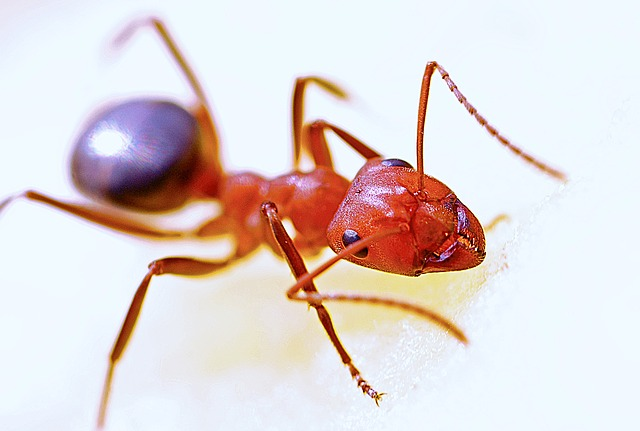
#> input picture opencv/ant.jpg, 640 x 431 px
$ jupyter execute threshold_selection.ipynb
#> lines starting #> are read from the running program, lines starting #| are printed output that depends on the picture; after the words box and inside, x2 and y2 are one past the last pixel; in counts of white or black regions, pixels touching at a corner belong together
[cell 1]
import cv2
import matplotlib.pyplot as plt

[cell 2]
img = cv2.imread('ant.jpg')
#> img is the input picture: shape (431, 640, 3); mean B, G, R 212.9, 213.6, 225.1
gray = cv2.cvtColor(img,cv2.COLOR_BGR2GRAY)
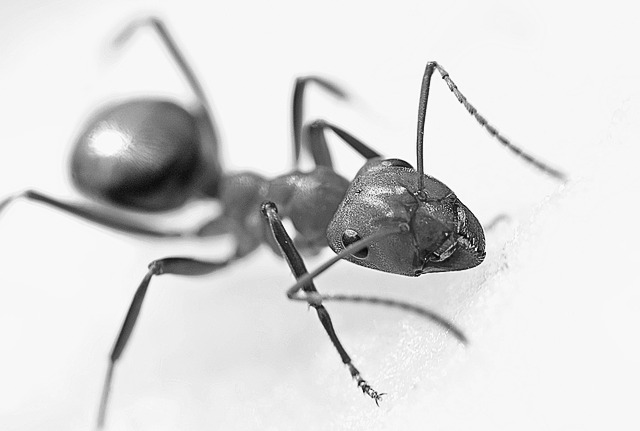
#> gray: shape (431, 640); min 5, max 255, mean 217

thresholds = [50,100,150,200,250]
plt.subplot(231)
plt.title('Original')
plt.imshow(gray,cmap='gray')

for i in range(len(thresholds)):
    _ , result = cv2.threshold(gray,thresholds[i],255,cv2.THRESH_BINARY)
    plt.subplot(232+i)
    plt.title(f'threshold {thresholds[i]}')
    plt.imshow(result,cmap='gray')
#> this loop made 5 passes
#> pass 1, `_ , result = cv2.threshold(gray,thresholds[i],255,cv2.THRESH_BINARY)`:
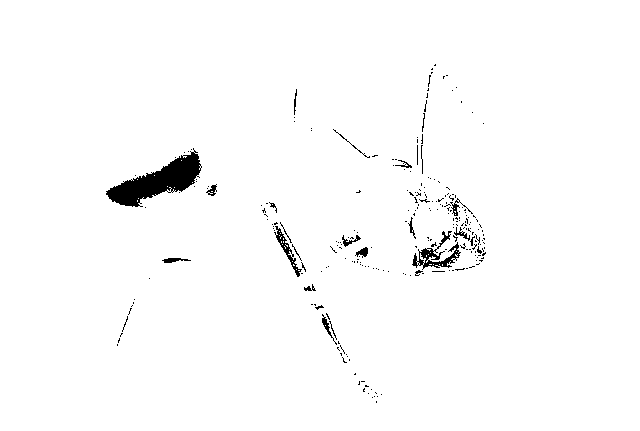
#> result: shape (431, 640); 98.2% white; 252 black regions (228 under 20 px), largest, box (x1, y1, x2, y2) and area: (106, 148, 202, 207) 2309, (412, 231, 461, 270) 563, (274, 226, 302, 277) 268
#> pass 2, `_ , result = cv2.threshold(gray,thresholds[i],255,cv2.THRESH_BINARY)`:
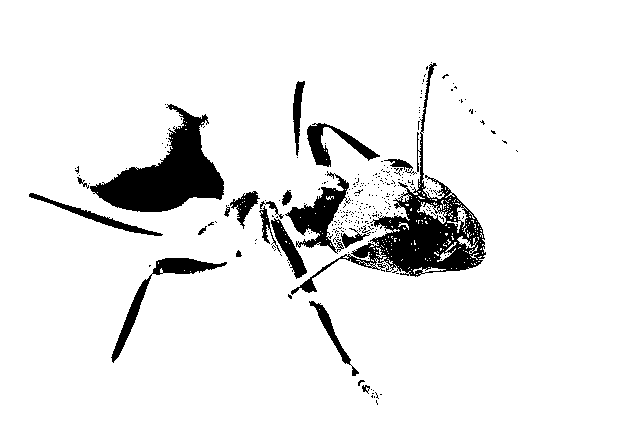
#> result: shape (431, 640); 91.9% white; 288 black regions (268 under 20 px), largest, box (x1, y1, x2, y2) and area: (291, 63, 486, 295) 7012, (90, 104, 224, 212) 6209, (285, 171, 351, 254) 1911
#> pass 3, `_ , result = cv2.threshold(gray,thresholds[i],255,cv2.THRESH_BINARY)`:
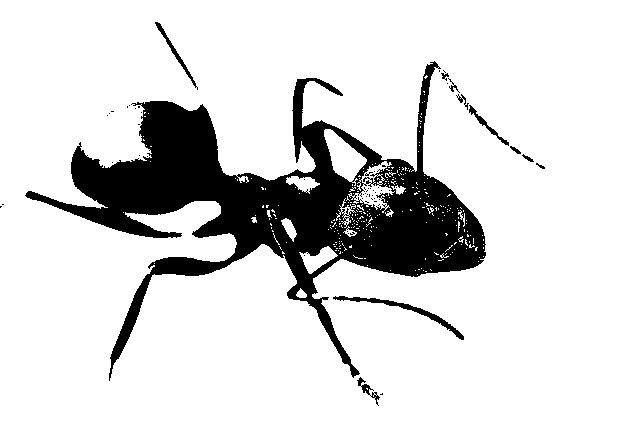
#> result: shape (431, 640); 85.1% white; 60 black regions (49 under 20 px), largest, box (x1, y1, x2, y2) and area: (25, 61, 486, 381) 39533, (333, 296, 464, 340) 624, (155, 22, 198, 90) 276

plt.show()
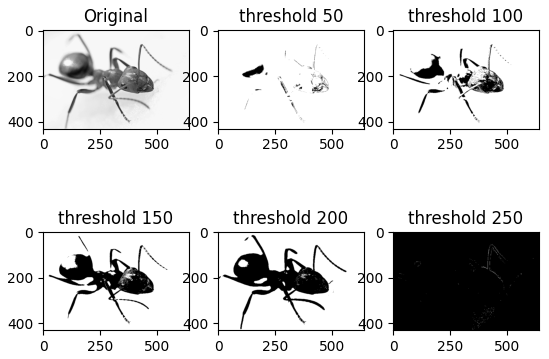
#> figure drawn by matplotlib, 6 panels

$ run again, with opencv/ball2d.jpg copied over opencv/ant.jpg
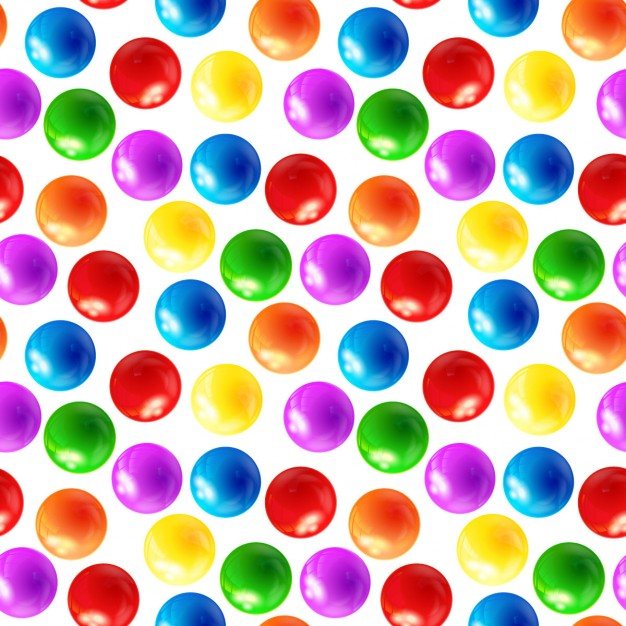
#> input picture opencv/ball2d.jpg, 626 x 626 px
#> img is the input picture: shape (626, 626, 3); mean B, G, R 168.2, 172.2, 199.6
#> the loop `for i in range(len(thresholds)):` made 5 passes
#> pass 1, `_ , result = cv2.threshold(gray,thresholds[i],255,cv2.THRESH_BINARY)`:
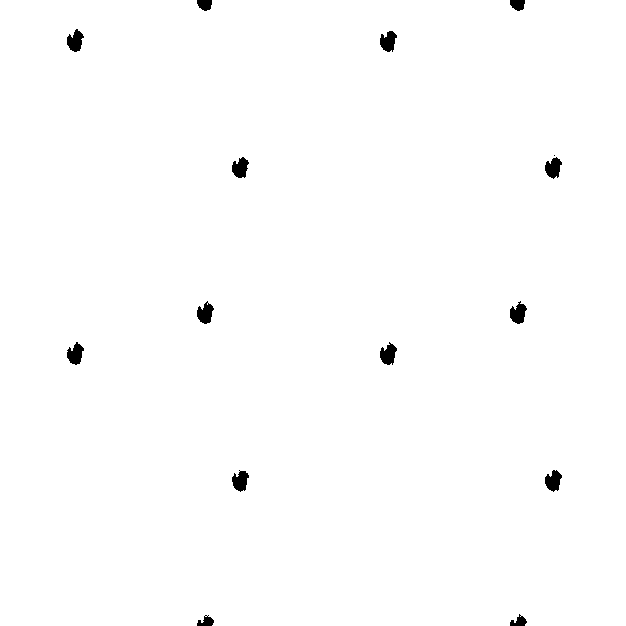
#> result: shape (626, 626); 99.2% white; 15 black regions (1 under 20 px), largest, box (x1, y1, x2, y2) and area: (380, 342, 397, 365) 252, (67, 29, 84, 52) 250, (510, 301, 527, 324) 250
#> pass 3, `_ , result = cv2.threshold(gray,thresholds[i],255,cv2.THRESH_BINARY)`:
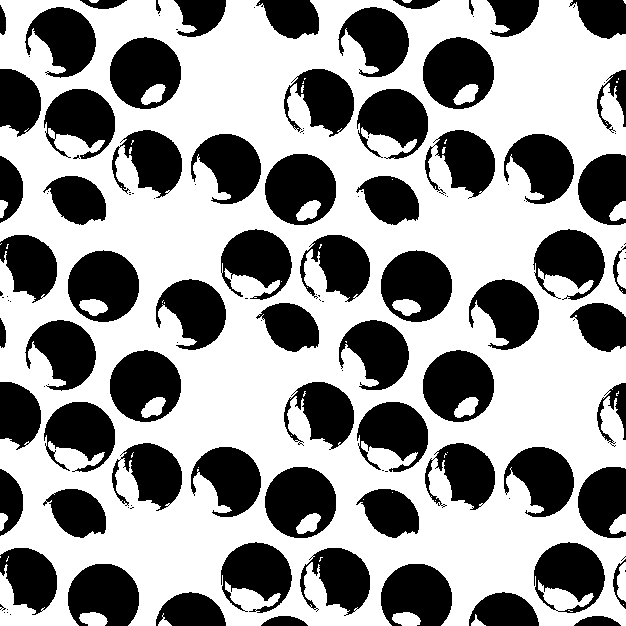
#> result: shape (626, 626); 59.9% white; 128 black regions (60 under 20 px), largest, box (x1, y1, x2, y2) and area: (423, 350, 494, 422) 3683, (110, 37, 181, 109) 3682, (265, 154, 336, 225) 3681
